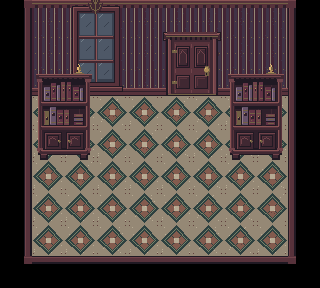

Tiled map render using the project's own tile images. Description and the whole map definition, tile-layer contents included, below:
An orthogonal 10x9 tile map with 32x32 px tiles, 4 tile layers (Floors, Walls, Architecture, Existing furniture), 3 tilesets.

<map version="1.10" orientation="orthogonal" renderorder="right-down" width="10" height="9" tilewidth="32" tileheight="32" infinite="0" nextlayerid="5" nextobjectid="1">
  <tileset firstgid="1" source="../floors.tsx" />
  <tileset firstgid="321" source="../walls.tsx" />
  <tileset firstgid="961" source="../architecture.tsx" />
  <layer id="1" name="Floors" width="10" height="9">
    <data encoding="csv">
0,0,0,0,0,0,0,0,0,0,
0,289,289,289,289,295,291,293,293,0,
0,289,289,297,289,289,289,291,289,0,
0,291,289,291,289,293,291,289,295,0,
0,289,289,289,293,297,289,297,289,0,
0,289,293,289,289,289,297,289,297,0,
0,289,289,289,295,289,291,297,293,0,
0,289,289,295,289,289,295,291,289,0,
0,0,0,0,0,0,0,0,0,0
</data>
  </layer>
  <layer id="2" name="Walls" width="10" height="9">
    <data encoding="csv">
915,897,907,908,897,909,910,897,897,916,
913,898,923,924,898,925,926,898,898,914,
913,899,939,940,899,941,942,899,899,914,
913,0,0,0,0,0,0,0,0,914,
913,0,0,0,0,0,0,0,0,914,
913,0,0,0,0,0,0,0,0,914,
913,0,0,0,0,0,0,0,0,914,
913,0,0,0,0,0,0,0,0,914,
917,912,912,912,912,912,912,912,912,918
</data>
  </layer>
  <layer id="3" name="Architecture" width="10" height="9">
    <data encoding="csv">
0,0,0,0,0,0,0,0,0,0,
0,0,0,0,0,1985,1986,0,0,0,
0,0,0,0,0,2001,2002,0,0,0,
0,0,0,0,0,0,0,0,0,0,
0,0,0,0,0,0,0,0,0,0,
0,0,0,0,0,0,0,0,0,0,
0,0,0,0,0,0,0,0,0,0,
0,0,0,0,0,0,0,0,0,0,
0,0,0,0,0,0,0,0,0,0
</data>
  </layer>
  <layer id="4" name="Existing furniture" width="10" height="9">
    <data encoding="csv">
0,0,0,0,0,0,0,0,0,0,
0,0,0,0,0,0,0,0,0,0,
0,1989,1990,0,0,0,0,1989,1990,0,
0,2005,2006,0,0,0,0,2005,2006,0,
0,2021,2022,0,0,0,0,2021,2022,0,
0,0,0,0,0,0,0,0,0,0,
0,0,0,0,0,0,0,0,0,0,
0,0,0,0,0,0,0,0,0,0,
0,0,0,0,0,0,0,0,0,0
</data>
  </layer>
</map>
